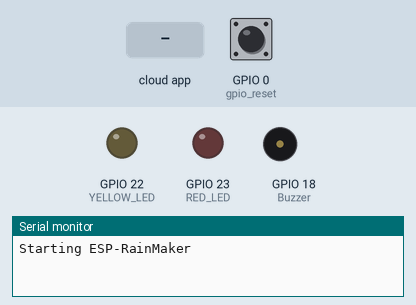
This sketch was run on a simulated ESP32. Shown: output pins drawn as LEDs (lit = HIGH), buzzer (waves = sounding, pin HIGH), the last lines printed to the serial monitor. The inputs (shaded band) are chosen by the test bench; at power-on: GPIO 0 (gpio_reset) HIGH. WiFi joins after 1.5 s; servers stay silent unless stated.

Above: at 1.2 s.
1.3 s: the phone or cloud app sets RED_LED to 1
At 2.5 s:
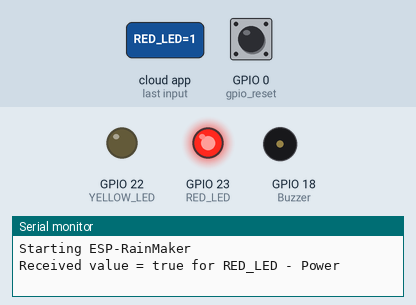
2.8 s: the phone or cloud app sets YELLOW_LED to 1
At 3.9 s:
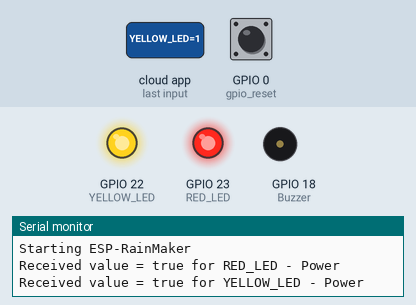
4.3 s: the phone or cloud app sets Buzzer to 1
At 5.0 s:
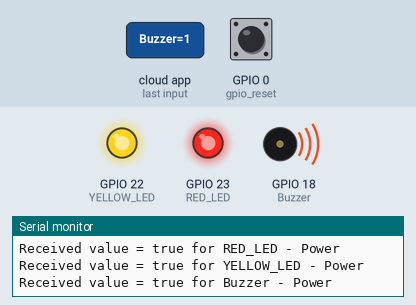
5.8 s: the phone or cloud app sets RED_LED to 0
At 6.2 s:
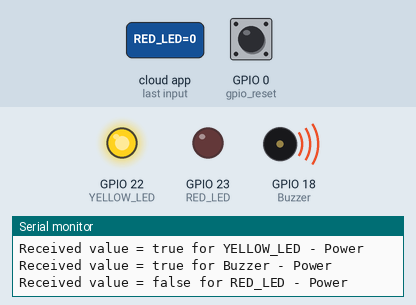
7.3 s: the phone or cloud app sets YELLOW_LED to 0
At 8.5 s:
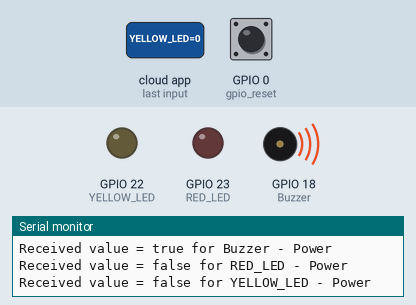
8.8 s: the phone or cloud app sets RED_LED to 1
At 9.7 s:
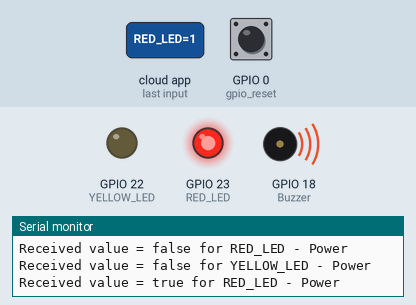
Timing chart, 0 to 11.3 s (numbered marks = the images above; inputs shaded):
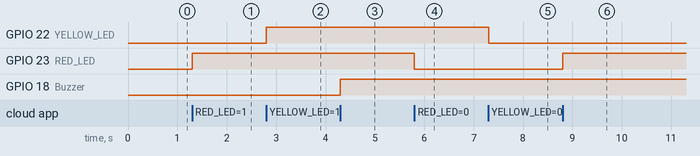

The sketch:

esp_1.ino.ino
```cpp
/*My first program for esp32
 * Kishan Hegde
 * 06-09-2022
 */
#include "RMaker.h"
#include "WiFi.h"
#include "WiFiProv.h"
#include <wifi_provisioning/manager.h>


//BLE credentials


const char *service_name = "PROV_12345";
const char *pop = "1234567";

//Node Name
char nodeName[] = "ESP32_LED";

//GPIO
static uint8_t gpio_reset = 0;
static uint8_t RED_LED = 23;
static uint8_t YELLOW_LED = 22;
static uint8_t Buzzer = 18;


bool LED1_val = false;
bool LED2_val = false;
bool buzz_val = false;

//device name
static Switch my_button1("RED_LED",&RED_LED);
static Switch my_button2("YELLOW_LED",&YELLOW_LED);
static Switch my_button3("Buzzer",&Buzzer);

void sysProvEvent(arduino_event_t *sys_event)
{
  switch (sys_event->event_id) {
    case ARDUINO_EVENT_PROV_START:
#if CONFIG_IDF_TARGET_ESP32
      Serial.printf("\nProvisioning Started with name \"%s\" and PoP \"%s\" on BLE\n", service_name, pop);
      printQR(service_name, pop, "ble");
#else
      Serial.printf("\nProvisioning Started with name \"%s\" and PoP \"%s\" on SoftAP\n", service_name, pop);
      printQR(service_name, pop, "softap");
#endif
      break;
    case ARDUINO_EVENT_WIFI_STA_CONNECTED:
      Serial.printf("\nConnected to Wi-Fi!\n");

      delay(500);
      break;
    case ARDUINO_EVENT_PROV_CRED_RECV: {
        Serial.println("\nReceived Wi-Fi credentials");
        Serial.print("\tSSID : ");
        Serial.println((const char *) sys_event->event_info.prov_cred_recv.ssid);
        Serial.print("\tPassword : ");
        Serial.println((char const *) sys_event->event_info.prov_cred_recv.password);
        break;
      }
    case ARDUINO_EVENT_PROV_INIT:
      wifi_prov_mgr_disable_auto_stop(10000);
      break;
    case ARDUINO_EVENT_PROV_CRED_SUCCESS:
      Serial.println("Stopping Provisioning!!!");
      wifi_prov_mgr_stop_provisioning();
      break;
  }
}

void write_callback(Device *device, Param *param, const param_val_t val, void *priv_data, write_ctx_t *ctx)
{
  const char *device_name = device->getDeviceName();
  const char *param_name = param->getParamName();

  if (strcmp(device_name, "RED_LED") == 0)
  {
    if (strcmp(param_name, "Power") == 0)
    {
      Serial.printf("Received value = %s for %s - %s\n", val.val.b ? "true" : "false", device_name, param_name);
      LED1_val = val.val.b;
      (LED1_val == false) ? digitalWrite(RED_LED, LOW) : digitalWrite(RED_LED, HIGH);
      param->updateAndReport(val);
    }
  }
  //------FOR LED2-------//
  if (strcmp(device_name, "YELLOW_LED") == 0)
  {
    if (strcmp(param_name, "Power") == 0)
    {
      Serial.printf("Received value = %s for %s - %s\n", val.val.b ? "true" : "false", device_name, param_name);
      LED2_val = val.val.b;
      (LED2_val == false) ? digitalWrite(YELLOW_LED, LOW) : digitalWrite(YELLOW_LED, HIGH);
      param->updateAndReport(val);
    }
  }
  if (strcmp(device_name, "Buzzer") == 0)
  {
    if (strcmp(param_name, "Power") == 0)
    {
      Serial.printf("Received value = %s for %s - %s\n", val.val.b ? "true" : "false", device_name, param_name);
      buzz_val = val.val.b;
      (buzz_val == false) ? digitalWrite(Buzzer, LOW) : digitalWrite(Buzzer, HIGH);
      param->updateAndReport(val);
    }
  }
}
bool wifi_connected = 0;
void setup()
{
  pinMode(gpio_reset, INPUT);
  Serial.begin(115200);
  pinMode(RED_LED, OUTPUT);
  digitalWrite(YELLOW_LED, LOW);
  pinMode(YELLOW_LED, OUTPUT);
  digitalWrite(YELLOW_LED, LOW);
  pinMode(Buzzer,OUTPUT);
  digitalWrite(Buzzer,LOW);
  Node my_node;
  my_node = RMaker.initNode(nodeName);
  my_button1.addCb(write_callback);
  my_button2.addCb(write_callback);
  my_button3.addCb(write_callback);
  my_node.addDevice(my_button1);
  my_node.addDevice(my_button2);
  my_node.addDevice(my_button3);
  Serial.printf("\nStarting ESP-RainMaker \n");
  RMaker.start();
  WiFi.onEvent(sysProvEvent);
#if CONFIG_IDF_TARGET_ESP32S2
    WiFiProv.beginProvision(WIFI_PROV_SCHEME_SOFTAP, WIFI_PROV_SCHEME_HANDLER_NONE, WIFI_PROV_SECURITY_1, pop, service_name);
#else
    WiFiProv.beginProvision(WIFI_PROV_SCHEME_BLE, WIFI_PROV_SCHEME_HANDLER_FREE_BTDM, WIFI_PROV_SECURITY_1, pop, service_name);
#endif

}
void loop()
{
  if (digitalRead(gpio_reset) == LOW) { //Push button pressed
    Serial.printf("Reset Button Pressed!\n");
    // Key debounce handling
    delay(100);
    int startTime = millis();
    while (digitalRead(gpio_reset) == LOW) delay(50);
    int endTime = millis();

    if ((endTime - startTime) > 10000) {
      // If key pressed for more than 10secs, reset all
      Serial.printf("Reset to factory.\n");
      wifi_connected = 0;
      RMakerFactoryReset(2);
    } else if ((endTime - startTime) > 3000) {
      Serial.printf("Reset Wi-Fi.\n");
      wifi_connected = 0;
      // If key pressed for more than 3secs, but less than 10, reset Wi-Fi
      RMakerWiFiReset(2);
    }
  }
  delay(100);
}
```

Measured:
- after the input at 1.3 s, GPIO 23 (RED_LED): LOW → HIGH at once
- after the input at 2.8 s, GPIO 22 (YELLOW_LED): LOW → HIGH at once
- after the input at 4.3 s, GPIO 18 (Buzzer): LOW → HIGH at once
- after the input at 5.8 s, GPIO 23 (RED_LED): HIGH → LOW at once
- after the input at 7.3 s, GPIO 22 (YELLOW_LED): HIGH → LOW at once
- after the input at 8.8 s, GPIO 23 (RED_LED): LOW → HIGH at once
